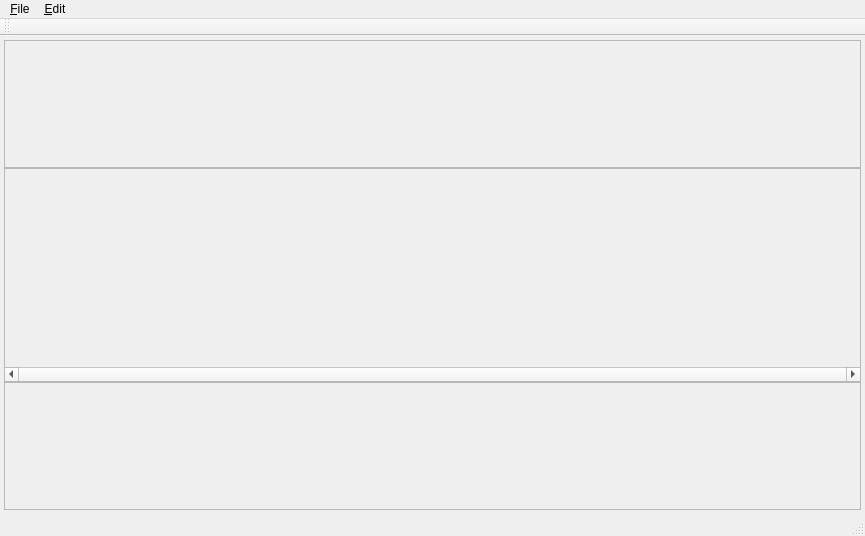
<?xml version="1.0" encoding="UTF-8"?>
<ui version="4.0">
 <class>SingMazeMain</class>
 <widget class="QMainWindow" name="SingMazeMain">
  <property name="geometry">
   <rect>
    <x>0</x>
    <y>0</y>
    <width>865</width>
    <height>536</height>
   </rect>
  </property>
  <property name="windowTitle">
   <string>SingMazeMain</string>
  </property>
  <widget class="QWidget" name="centralWidget">
   <layout class="QVBoxLayout" name="verticalLayout">
    <property name="spacing">
     <number>0</number>
    </property>
    <property name="margin">
     <number>4</number>
    </property>
    <item>
     <widget class="QScrollArea" name="wave1View">
      <property name="minimumSize">
       <size>
        <width>0</width>
        <height>128</height>
       </size>
      </property>
      <property name="maximumSize">
       <size>
        <width>16777215</width>
        <height>128</height>
       </size>
      </property>
      <property name="verticalScrollBarPolicy">
       <enum>Qt::ScrollBarAlwaysOff</enum>
      </property>
      <property name="horizontalScrollBarPolicy">
       <enum>Qt::ScrollBarAlwaysOff</enum>
      </property>
      <property name="widgetResizable">
       <bool>true</bool>
      </property>
      <widget class="QWidget" name="scrollAreaWidgetContents">
       <property name="geometry">
        <rect>
         <x>0</x>
         <y>0</y>
         <width>855</width>
         <height>126</height>
        </rect>
       </property>
      </widget>
     </widget>
    </item>
    <item>
     <widget class="QScrollArea" name="mazeView">
      <property name="verticalScrollBarPolicy">
       <enum>Qt::ScrollBarAlwaysOff</enum>
      </property>
      <property name="horizontalScrollBarPolicy">
       <enum>Qt::ScrollBarAlwaysOn</enum>
      </property>
      <property name="widgetResizable">
       <bool>true</bool>
      </property>
      <widget class="QWidget" name="scrollAreaWidgetContents_2">
       <property name="geometry">
        <rect>
         <x>0</x>
         <y>0</y>
         <width>855</width>
         <height>196</height>
        </rect>
       </property>
      </widget>
     </widget>
    </item>
    <item>
     <widget class="QScrollArea" name="wave2View">
      <property name="minimumSize">
       <size>
        <width>0</width>
        <height>128</height>
       </size>
      </property>
      <property name="maximumSize">
       <size>
        <width>16777215</width>
        <height>128</height>
       </size>
      </property>
      <property name="verticalScrollBarPolicy">
       <enum>Qt::ScrollBarAlwaysOff</enum>
      </property>
      <property name="horizontalScrollBarPolicy">
       <enum>Qt::ScrollBarAlwaysOff</enum>
      </property>
      <property name="widgetResizable">
       <bool>true</bool>
      </property>
      <widget class="QWidget" name="scrollAreaWidgetContents_3">
       <property name="geometry">
        <rect>
         <x>0</x>
         <y>0</y>
         <width>855</width>
         <height>126</height>
        </rect>
       </property>
      </widget>
     </widget>
    </item>
   </layout>
  </widget>
  <widget class="QMenuBar" name="menuBar">
   <property name="geometry">
    <rect>
     <x>0</x>
     <y>0</y>
     <width>865</width>
     <height>24</height>
    </rect>
   </property>
   <widget class="QMenu" name="menu_File">
    <property name="title">
     <string>&amp;File</string>
    </property>
    <addaction name="actionNewProject"/>
    <addaction name="actionOpenProject"/>
    <addaction name="actionSaveProject"/>
    <addaction name="separator"/>
    <addaction name="actionExit"/>
   </widget>
   <widget class="QMenu" name="menu_Edit">
    <property name="title">
     <string>&amp;Edit</string>
    </property>
    <addaction name="action_Undo"/>
    <addaction name="action_Redo"/>
   </widget>
   <addaction name="menu_File"/>
   <addaction name="menu_Edit"/>
  </widget>
  <widget class="QStatusBar" name="statusBar"/>
  <widget class="QToolBar" name="toolBar">
   <property name="windowTitle">
    <string>toolBar</string>
   </property>
   <attribute name="toolBarArea">
    <enum>TopToolBarArea</enum>
   </attribute>
   <attribute name="toolBarBreak">
    <bool>false</bool>
   </attribute>
  </widget>
  <action name="action_Undo">
   <property name="text">
    <string>&amp;Undo</string>
   </property>
  </action>
  <action name="action_Redo">
   <property name="text">
    <string>&amp;Redo</string>
   </property>
  </action>
  <action name="actionOpenProject">
   <property name="text">
    <string>&amp;Open Project</string>
   </property>
  </action>
  <action name="actionSaveProject">
   <property name="text">
    <string>&amp;Save Project</string>
   </property>
  </action>
  <action name="actionExit">
   <property name="text">
    <string>E&amp;xit</string>
   </property>
  </action>
  <action name="actionNew_Project">
   <property name="text">
    <string>New Project</string>
   </property>
  </action>
  <action name="actionNewProject">
   <property name="text">
    <string>&amp;New Project</string>
   </property>
  </action>
 </widget>
 <layoutdefault spacing="6" margin="11"/>
 <resources/>
 <connections>
  <connection>
   <sender>actionOpenProject</sender>
   <signal>triggered()</signal>
   <receiver>SingMazeMain</receiver>
   <slot>onProjectOpen()</slot>
   <hints>
    <hint type="sourcelabel">
     <x>-1</x>
     <y>-1</y>
    </hint>
    <hint type="destinationlabel">
     <x>432</x>
     <y>270</y>
    </hint>
   </hints>
  </connection>
  <connection>
   <sender>actionNewProject</sender>
   <signal>triggered()</signal>
   <receiver>SingMazeMain</receiver>
   <slot>onProjectNew()</slot>
   <hints>
    <hint type="sourcelabel">
     <x>-1</x>
     <y>-1</y>
    </hint>
    <hint type="destinationlabel">
     <x>432</x>
     <y>267</y>
    </hint>
   </hints>
  </connection>
 </connections>
 <slots>
  <slot>onProjectOpen()</slot>
  <slot>onProjectNew()</slot>
 </slots>
</ui>
